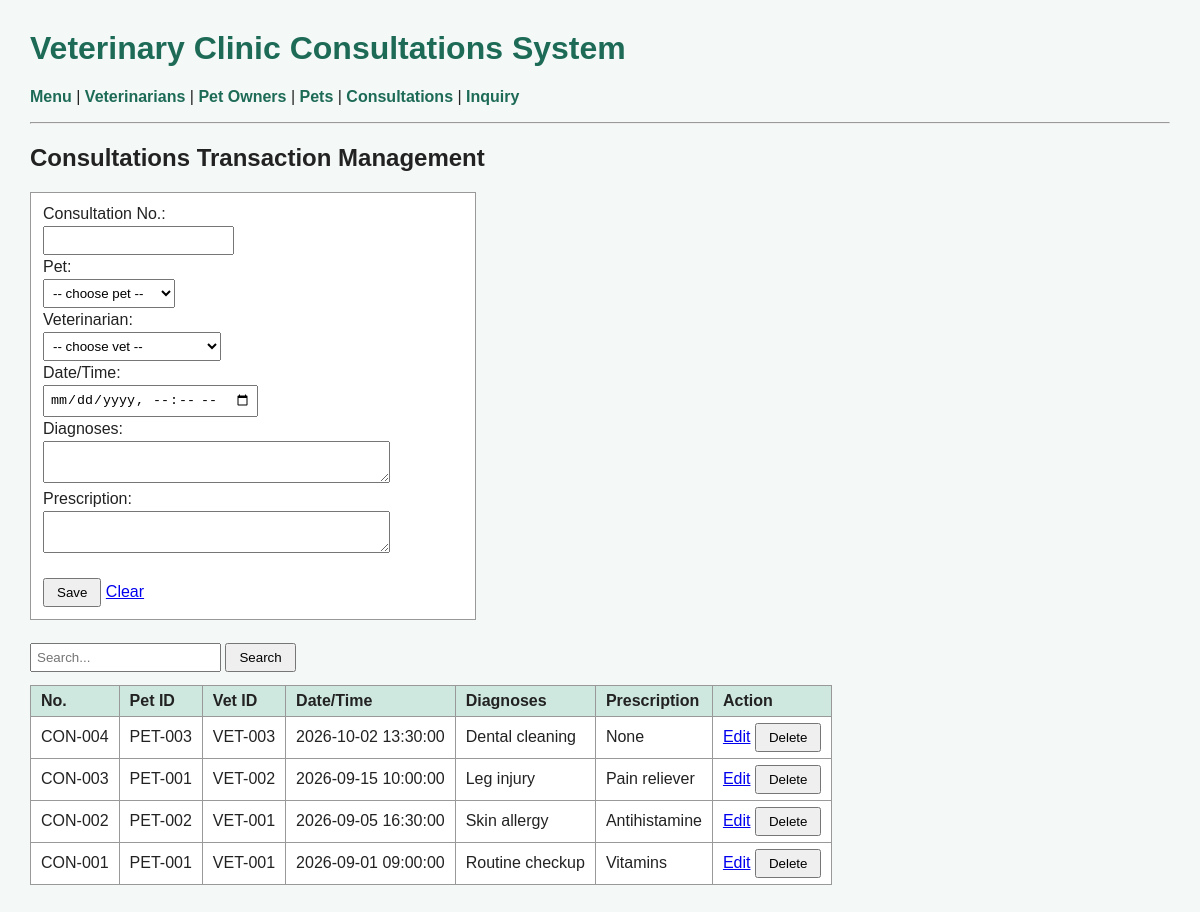
/consultation.php, run on the app's committed database.
### tables this page shows
CREATE TABLE Consultation (
    consultID    VARCHAR(20) PRIMARY KEY,
    petID        VARCHAR(20),
    vetID        VARCHAR(20),
    consultDate  DATETIME,
    diagnoses    TEXT,
    prescription TEXT,
    isDeleted    TINYINT DEFAULT 0,
    FOREIGN KEY (petID) REFERENCES Pet(petID),
    FOREIGN KEY (vetID) REFERENCES Veterinarian(vetID)
);

### db.php (called while the page is built)
<?php
$conn = new mysqli("localhost", "root", "", "clinic");
function run($sql, $values = []) {
    global $conn;
    return $conn->execute_query($sql, $values);
}
function h($text) {
    return htmlspecialchars($text ?? "");
}

### consultation.php (the view, shortened to what this page needs)
<?php
include "db.php";
include "header.php";
$row = ["consultID" => "", "petID" => "", "vetID" => "", "consultDate" => "", "diagnoses" => "", "prescription" => ""];
$editing = "";
$search = $_GET["search"] ?? "";
$list = run("SELECT * FROM Consultation
             WHERE isDeleted = 0
             AND (consultID LIKE ? OR petID LIKE ? OR vetID LIKE ? OR diagnoses LIKE ? OR prescription LIKE ?)
             ORDER BY consultDate DESC",
            ["%$search%", "%$search%", "%$search%", "%$search%", "%$search%"]);
?>
<h2>Consultations Transaction Management</h2>
<form method="post" class="box">
    Consultation No.:<br>
    <input name="consultID" value="<?= h($row["consultID"]) ?>" <?= $editing ? "readonly" : "required" ?>><br>
    Pet:<br>
    <select name="petID" required>
        <option value="">-- choose pet --</option>
    </select><br>
    Veterinarian:<br>
    <select name="vetID" required>
        <option value="">-- choose vet --</option>
    </select><br>
    Date/Time:<br>
    <input type="datetime-local" name="consultDate" value="<?= h(str_replace(" ", "T", $row["consultDate"])) ?>" required><br>
    Diagnoses:<br>
    <textarea name="diagnoses" rows="2" cols="40" required><?= h($row["diagnoses"]) ?></textarea><br>
    Prescription:<br>
    <textarea name="prescription" rows="2" cols="40" required><?= h($row["prescription"]) ?></textarea><br><br>
    <button name="save">Save</button>
    <a href="consultation.php">Clear</a>
</form>
<form method="get">
    <input name="search" placeholder="Search..." value="<?= h($search) ?>">
    <button>Search</button>
</form>
<table>
    <tr><th>No.</th><th>Pet ID</th><th>Vet ID</th><th>Date/Time</th><th>Diagnoses</th><th>Prescription</th><th>Action</th></tr>
    <?php while ($r = $list->fetch_assoc()) { ?>
    <tr>
        <td><?= h($r["consultID"]) ?></td>
        <td><?= h($r["petID"]) ?></td>
        <td><?= h($r["vetID"]) ?></td>
        <td><?= h($r["consultDate"]) ?></td>
        <td><?= h($r["diagnoses"]) ?></td>
        <td><?= h($r["prescription"]) ?></td>
        <td>
            <a href="consultation.php?edit=<?= urlencode($r["consultID"]) ?>">Edit</a>
            <form method="post" style="display:inline" onsubmit="return confirm('Delete this record?')">
                <button name="delete" value="<?= h($r["consultID"]) ?>">Delete</button>
            </form>
        </td>
    </tr>
    <?php } ?>
</table>
<?php include "footer.php"; ?>

### header.php (shortened to what this page needs)
<!DOCTYPE html>
<html>
<head>
    <link rel="stylesheet" href="style.css">
</head>
<body>
<h1>Veterinary Clinic Consultations System</h1>
<p class="menu">
    <a href="index.php">Menu</a> |
    <a href="veterinarian.php">Veterinarians</a> |
    <a href="petowner.php">Pet Owners</a> |
    <a href="pet.php">Pets</a> |
    <a href="consultation.php">Consultations</a> |
    <a href="inquiry.php">Inquiry</a>
</p>
<hr>

### footer.php
</body>
</html>

### style.css (style rules this page uses)
body { font-family: Arial, sans-serif; margin: 30px; background: #f4f8f6; color: #222; }
h1 { color: #1d6b57; }
.menu a { color: #1d6b57; text-decoration: none; font-weight: bold; }
table { border-collapse: collapse; background: white; margin-top: 10px; }
th, td { border: 1px solid #999; padding: 6px 10px; text-align: left; }
th { background: #cfe8df; }
input, select, textarea { padding: 5px; margin: 3px 0; }
button { padding: 5px 12px; cursor: pointer; }
.box { background: white; border: 1px solid #999; padding: 12px; margin-bottom: 20px; width: 420px; }

### data on the page
consultation: consultID "CON-004", petID "PET-003", vetID "VET-003", consultDate "2026-10-02 13:30:00", diagnoses "Dental cleaning", prescription "None"
consultation: consultID "CON-003", petID "PET-001", vetID "VET-002", consultDate "2026-09-15 10:00:00", diagnoses "Leg injury", prescription "Pain reliever"
consultation: consultID "CON-002", petID "PET-002", vetID "VET-001", consultDate "2026-09-05 16:30:00", diagnoses "Skin allergy", prescription "Antihistamine"
consultation: consultID "CON-001", petID "PET-001", vetID "VET-001", consultDate "2026-09-01 09:00:00", diagnoses "Routine checkup", prescription "Vitamins"
